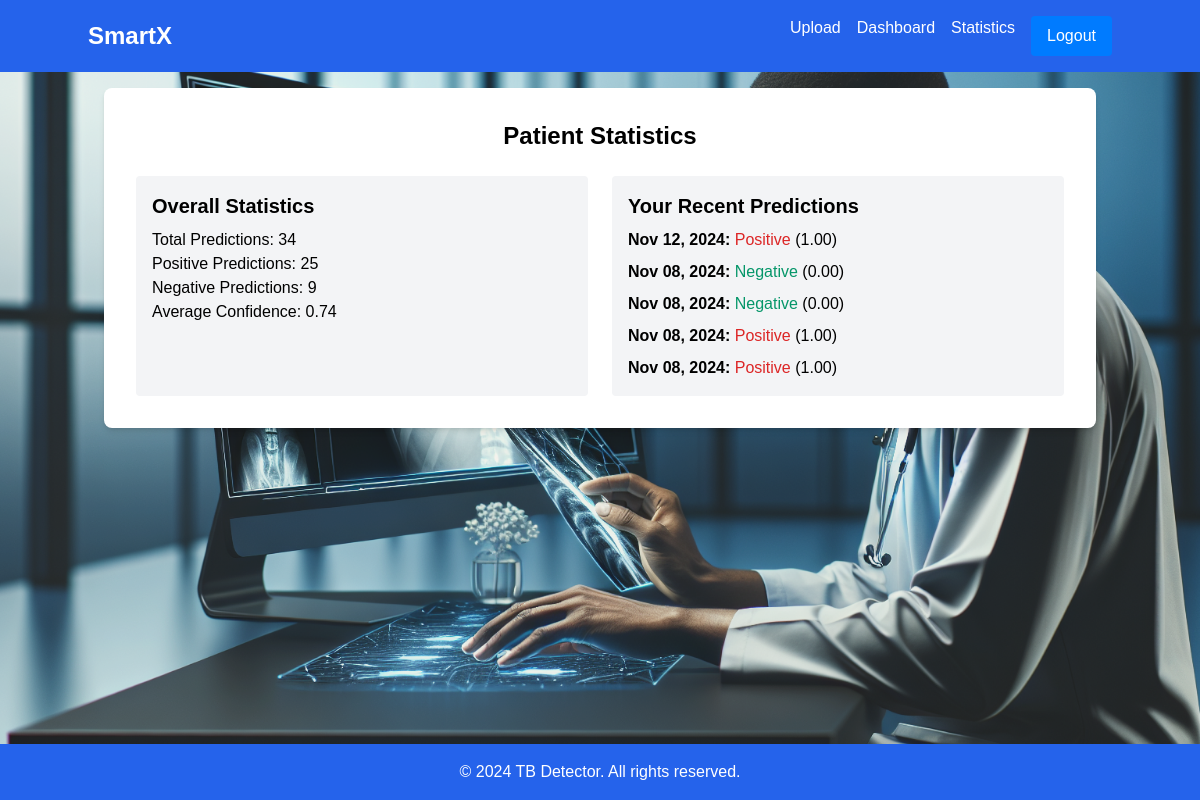
Screenshot of /statistics/ (signed in) with the database file from the repository.
### tb_detector_app/models.py (models this page shows, shortened)
class Prediction(models.Model):
    user = models.ForeignKey(User, on_delete=models.CASCADE)
    patient_id = models.UUIDField(default=uuid.uuid4, unique=True, editable=False)  # Unique patient ID
    patient_name = models.CharField(max_length=100, default="John Doe")
    patient_age = models.IntegerField(default=15)
    patient_gender = models.CharField(max_length=1, choices=[('M', 'Male'), ('F', 'Female')], default='M')
    image = models.ImageField(upload_to='images/')
    result = models.BooleanField()
    confidence = models.FloatField()
    location = models.CharField(max_length=100, default='Unknown Location')
    created_at = models.DateTimeField(auto_now_add=True)

### tb_detector_app/views.py (the view)
# urls.py: path('statistics/', views.statistics, name='statistics'),
@login_required
def statistics(request):
    total_predictions = Prediction.objects.count()
    positive_predictions = Prediction.objects.filter(result=True).count()
    negative_predictions = total_predictions - positive_predictions
    avg_confidence = Prediction.objects.aggregate(Avg('confidence'))['confidence__avg']
    if avg_confidence is None:
        avg_confidence = 0.0  # Handle the case where no predictions have been made.
    user_predictions = Prediction.objects.filter(user=request.user).order_by('-created_at')[:5]
    context = {
        'total_predictions': total_predictions,
        'positive_predictions': positive_predictions,
        'negative_predictions': negative_predictions,
        'avg_confidence': avg_confidence,
        'user_predictions': user_predictions,
    }
    return render(request, 'statistics.html', context)

### tb_detector_app/templates/statistics.html (shortened to what this page needs)
{% extends 'base.html' %}
{% block content %}
<div class="bg-white p-8 rounded-lg shadow-md">
    <h2 class="text-2xl font-bold mb-6 text-center">Patient Statistics</h2>
    <div class="grid grid-cols-1 md:grid-cols-2 gap-6">
        <div class="bg-gray-100 p-4 rounded">
            <h3 class="text-xl font-semibold mb-2">Overall Statistics</h3>
            <p>Total Predictions: {{ total_predictions }}</p>
            <p>Positive Predictions: {{ positive_predictions }}</p>
            <p>Negative Predictions: {{ negative_predictions }}</p>
            <p>Average Confidence: {{ avg_confidence|floatformat:2 }}</p>
        </div>
        <div class="bg-gray-100 p-4 rounded">
            <h3 class="text-xl font-semibold mb-2">Your Recent Predictions</h3>
            <ul class="space-y-2">
            {% for prediction in user_predictions %}
                <li>
                    <span class="font-semibold">{{ prediction.created_at|date:"M d, Y" }}:</span>
                    {% if prediction.result %}
                        <span class="text-red-600">Positive</span>
                    {% else %}
                        <span class="text-green-600">Negative</span>
                    {% endif %}
                    ({{ prediction.confidence|floatformat:2 }})
                </li>
            {% empty %}
                <li>No predictions yet.</li>
            {% endfor %}
            </ul>
        </div>
    </div>
</div>
{% endblock %}

### static/css/styles.css (style rules this page uses)
body { font-family: 'Arial', sans-serif; margin: 0; height: 100vh; }

### rows the page displays
Prediction: created_at "Nov 12, 2024", result "Positive", confidence "1.00"
Prediction: created_at "Nov 08, 2024", result "Negative", confidence "0.00"
Prediction: created_at "Nov 08, 2024", result "Negative", confidence "0.00"
Prediction: created_at "Nov 08, 2024", result "Positive", confidence "1.00"
Prediction: created_at "Nov 08, 2024", result "Positive", confidence "1.00"

### other values shown
{{ total_predictions }} "34"
{{ positive_predictions }} "25"
{{ negative_predictions }} "9"
{{ avg_confidence|floatformat:2 }} "0.74"
